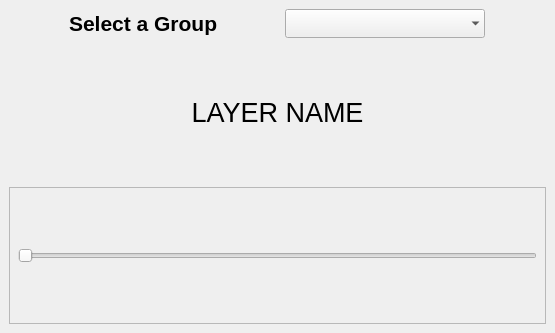
<?xml version="1.0" encoding="UTF-8"?>
<ui version="4.0">
 <class>SwitchLayersDockWidgetBase</class>
 <widget class="QDockWidget" name="SwitchLayersDockWidgetBase">
  <property name="geometry">
   <rect>
    <x>0</x>
    <y>0</y>
    <width>555</width>
    <height>333</height>
   </rect>
  </property>
  <property name="font">
   <font>
    <family>Ubuntu</family>
    <pointsize>14</pointsize>
    <weight>75</weight>
    <bold>true</bold>
   </font>
  </property>
  <property name="windowTitle">
   <string>Switch Layers</string>
  </property>
  <widget class="QWidget" name="dockWidgetContents">
   <layout class="QGridLayout" name="gridLayout">
    <item row="0" column="0">
     <layout class="QVBoxLayout" name="verticalLayout">
      <item>
       <layout class="QHBoxLayout" name="horizontalLayout">
        <item>
         <widget class="QLabel" name="label">
          <property name="minimumSize">
           <size>
            <width>120</width>
            <height>0</height>
           </size>
          </property>
          <property name="maximumSize">
           <size>
            <width>150</width>
            <height>16777215</height>
           </size>
          </property>
          <property name="font">
           <font>
            <family>Ubuntu</family>
            <pointsize>16</pointsize>
            <weight>75</weight>
            <bold>true</bold>
           </font>
          </property>
          <property name="text">
           <string>Select a Group :</string>
          </property>
         </widget>
        </item>
        <item>
         <widget class="QComboBox" name="cbGroup">
          <property name="minimumSize">
           <size>
            <width>160</width>
            <height>0</height>
           </size>
          </property>
          <property name="maximumSize">
           <size>
            <width>200</width>
            <height>16777215</height>
           </size>
          </property>
          <property name="mouseTracking">
           <bool>true</bool>
          </property>
          <property name="statusTip">
           <string/>
          </property>
          <property name="editable">
           <bool>false</bool>
          </property>
          <property name="currentText">
           <string/>
          </property>
          <property name="currentIndex">
           <number>-1</number>
          </property>
          <property name="frame">
           <bool>false</bool>
          </property>
         </widget>
        </item>
       </layout>
      </item>
      <item>
       <widget class="QLabel" name="labelName">
        <property name="minimumSize">
         <size>
          <width>160</width>
          <height>0</height>
         </size>
        </property>
        <property name="maximumSize">
         <size>
          <width>16777215</width>
          <height>16777215</height>
         </size>
        </property>
        <property name="font">
         <font>
          <family>Ubuntu</family>
          <pointsize>20</pointsize>
          <weight>50</weight>
          <italic>false</italic>
          <bold>false</bold>
          <underline>false</underline>
         </font>
        </property>
        <property name="text">
         <string>LAYER NAME</string>
        </property>
        <property name="alignment">
         <set>Qt::AlignCenter</set>
        </property>
        <property name="wordWrap">
         <bool>false</bool>
        </property>
       </widget>
      </item>
      <item>
       <widget class="QFrame" name="frame">
        <property name="frameShape">
         <enum>QFrame::StyledPanel</enum>
        </property>
        <property name="frameShadow">
         <enum>QFrame::Raised</enum>
        </property>
        <layout class="QHBoxLayout" name="horizontalLayout_2">
         <property name="leftMargin">
          <number>8</number>
         </property>
         <property name="topMargin">
          <number>8</number>
         </property>
         <property name="rightMargin">
          <number>8</number>
         </property>
         <property name="bottomMargin">
          <number>8</number>
         </property>
         <item>
          <widget class="QSlider" name="horizontalSlider">
           <property name="enabled">
            <bool>true</bool>
           </property>
           <property name="sizePolicy">
            <sizepolicy hsizetype="Expanding" vsizetype="Fixed">
             <horstretch>0</horstretch>
             <verstretch>0</verstretch>
            </sizepolicy>
           </property>
           <property name="cursor">
            <cursorShape>SplitHCursor</cursorShape>
           </property>
           <property name="layoutDirection">
            <enum>Qt::LeftToRight</enum>
           </property>
           <property name="autoFillBackground">
            <bool>true</bool>
           </property>
           <property name="orientation">
            <enum>Qt::Horizontal</enum>
           </property>
           <property name="tickPosition">
            <enum>QSlider::NoTicks</enum>
           </property>
          </widget>
         </item>
        </layout>
       </widget>
      </item>
     </layout>
    </item>
   </layout>
  </widget>
 </widget>
 <resources/>
 <connections/>
</ui>
